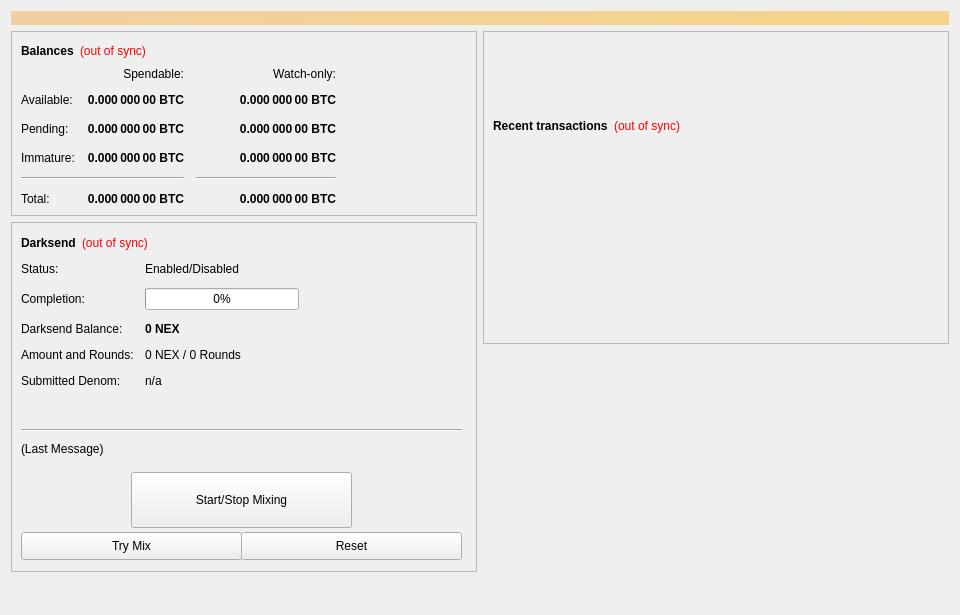
<?xml version="1.0" encoding="UTF-8"?>
<ui version="4.0">
 <class>OverviewPage</class>
 <widget class="QWidget" name="OverviewPage">
  <property name="geometry">
   <rect>
    <x>0</x>
    <y>0</y>
    <width>960</width>
    <height>615</height>
   </rect>
  </property>
  <property name="minimumSize">
   <size>
    <width>960</width>
    <height>0</height>
   </size>
  </property>
  <property name="windowTitle">
   <string>Form</string>
  </property>
  <layout class="QVBoxLayout" name="topLayout">
   <item>
    <widget class="QLabel" name="labelAlerts">
     <property name="visible">
      <bool>false</bool>
     </property>
     <property name="styleSheet">
      <string notr="true">background-color: qlineargradient(x1: 0, y1: 0, x2: 1, y2: 0, stop:0 #F0D0A0, stop:1 #F8D488); color:#000000;</string>
     </property>
     <property name="wordWrap">
      <bool>true</bool>
     </property>
     <property name="margin">
      <number>3</number>
     </property>
    </widget>
   </item>
   <item>
    <layout class="QHBoxLayout" name="horizontalLayout" stretch="1,1">
     <item>
      <layout class="QVBoxLayout" name="verticalLayout_2">
       <item>
        <widget class="QFrame" name="frame">
         <property name="frameShape">
          <enum>QFrame::StyledPanel</enum>
         </property>
         <property name="frameShadow">
          <enum>QFrame::Raised</enum>
         </property>
         <layout class="QVBoxLayout" name="verticalLayout_4">
          <item>
           <layout class="QHBoxLayout" name="horizontalLayout_4">
            <item>
             <widget class="QLabel" name="label_5">
              <property name="font">
               <font>
                <weight>75</weight>
                <bold>true</bold>
               </font>
              </property>
              <property name="text">
               <string>Balances</string>
              </property>
             </widget>
            </item>
            <item>
             <widget class="QLabel" name="labelWalletStatus">
              <property name="cursor">
               <cursorShape>WhatsThisCursor</cursorShape>
              </property>
              <property name="toolTip">
               <string>The displayed information may be out of date. Your wallet automatically synchronizes with the NEX network after a connection is established, but this process has not completed yet.</string>
              </property>
              <property name="styleSheet">
               <string notr="true">QLabel { color: red; }</string>
              </property>
              <property name="text">
               <string notr="true">(out of sync)</string>
              </property>
              <property name="alignment">
               <set>Qt::AlignLeading|Qt::AlignLeft|Qt::AlignVCenter</set>
              </property>
             </widget>
            </item>
            <item>
             <spacer name="horizontalSpacer_3">
              <property name="orientation">
               <enum>Qt::Horizontal</enum>
              </property>
              <property name="sizeHint" stdset="0">
               <size>
                <width>40</width>
                <height>20</height>
               </size>
              </property>
             </spacer>
            </item>
           </layout>
          </item>
          <item>
           <layout class="QGridLayout" name="gridLayout">
            <property name="spacing">
             <number>12</number>
            </property>
            <item row="2" column="2">
             <widget class="QLabel" name="labelWatchPending">
              <property name="font">
               <font>
                <weight>75</weight>
                <bold>true</bold>
               </font>
              </property>
              <property name="cursor">
               <cursorShape>IBeamCursor</cursorShape>
              </property>
              <property name="toolTip">
               <string>Unconfirmed transactions to watch-only addresses</string>
              </property>
              <property name="text">
               <string notr="true">0.000 000 00 BTC</string>
              </property>
              <property name="alignment">
               <set>Qt::AlignRight|Qt::AlignTrailing|Qt::AlignVCenter</set>
              </property>
              <property name="textInteractionFlags">
               <set>Qt::LinksAccessibleByMouse|Qt::TextSelectableByKeyboard|Qt::TextSelectableByMouse</set>
              </property>
             </widget>
            </item>
            <item row="2" column="1">
             <widget class="QLabel" name="labelUnconfirmed">
              <property name="font">
               <font>
                <weight>75</weight>
                <bold>true</bold>
               </font>
              </property>
              <property name="cursor">
               <cursorShape>IBeamCursor</cursorShape>
              </property>
              <property name="toolTip">
               <string>Total of transactions that have yet to be confirmed, and do not yet count toward the spendable balance</string>
              </property>
              <property name="text">
               <string notr="true">0.000 000 00 BTC</string>
              </property>
              <property name="alignment">
               <set>Qt::AlignRight|Qt::AlignTrailing|Qt::AlignVCenter</set>
              </property>
              <property name="textInteractionFlags">
               <set>Qt::LinksAccessibleByMouse|Qt::TextSelectableByKeyboard|Qt::TextSelectableByMouse</set>
              </property>
             </widget>
            </item>
            <item row="3" column="2">
             <widget class="QLabel" name="labelWatchImmature">
              <property name="font">
               <font>
                <weight>75</weight>
                <bold>true</bold>
               </font>
              </property>
              <property name="cursor">
               <cursorShape>IBeamCursor</cursorShape>
              </property>
              <property name="toolTip">
               <string>Staked or masternode rewards in watch-only addresses that has not yet matured</string>
              </property>
              <property name="text">
               <string notr="true">0.000 000 00 BTC</string>
              </property>
              <property name="alignment">
               <set>Qt::AlignRight|Qt::AlignTrailing|Qt::AlignVCenter</set>
              </property>
              <property name="textInteractionFlags">
               <set>Qt::LinksAccessibleByMouse|Qt::TextSelectableByKeyboard|Qt::TextSelectableByMouse</set>
              </property>
             </widget>
            </item>
            <item row="4" column="0" colspan="2">
             <widget class="Line" name="lineSpendableBalance">
              <property name="orientation">
               <enum>Qt::Horizontal</enum>
              </property>
             </widget>
            </item>
            <item row="4" column="2">
             <widget class="Line" name="lineWatchBalance">
              <property name="sizePolicy">
               <sizepolicy hsizetype="Preferred" vsizetype="Fixed">
                <horstretch>0</horstretch>
                <verstretch>0</verstretch>
               </sizepolicy>
              </property>
              <property name="minimumSize">
               <size>
                <width>140</width>
                <height>0</height>
               </size>
              </property>
              <property name="orientation">
               <enum>Qt::Horizontal</enum>
              </property>
             </widget>
            </item>
            <item row="5" column="0">
             <widget class="QLabel" name="labelTotalText">
              <property name="text">
               <string>Total:</string>
              </property>
             </widget>
            </item>
            <item row="3" column="1">
             <widget class="QLabel" name="labelImmature">
              <property name="font">
               <font>
                <weight>75</weight>
                <bold>true</bold>
               </font>
              </property>
              <property name="cursor">
               <cursorShape>IBeamCursor</cursorShape>
              </property>
              <property name="toolTip">
               <string>Staked or masternode rewards that has not yet matured</string>
              </property>
              <property name="text">
               <string notr="true">0.000 000 00 BTC</string>
              </property>
              <property name="alignment">
               <set>Qt::AlignRight|Qt::AlignTrailing|Qt::AlignVCenter</set>
              </property>
              <property name="textInteractionFlags">
               <set>Qt::LinksAccessibleByMouse|Qt::TextSelectableByKeyboard|Qt::TextSelectableByMouse</set>
              </property>
             </widget>
            </item>
            <item row="2" column="3">
             <spacer name="horizontalSpacer_2">
              <property name="orientation">
               <enum>Qt::Horizontal</enum>
              </property>
              <property name="sizeHint" stdset="0">
               <size>
                <width>40</width>
                <height>20</height>
               </size>
              </property>
             </spacer>
            </item>
            <item row="3" column="0">
             <widget class="QLabel" name="labelImmatureText">
              <property name="text">
               <string>Immature:</string>
              </property>
             </widget>
            </item>
            <item row="5" column="1">
             <widget class="QLabel" name="labelTotal">
              <property name="font">
               <font>
                <weight>75</weight>
                <bold>true</bold>
               </font>
              </property>
              <property name="cursor">
               <cursorShape>IBeamCursor</cursorShape>
              </property>
              <property name="toolTip">
               <string>Your current total balance</string>
              </property>
              <property name="text">
               <string notr="true">0.000 000 00 BTC</string>
              </property>
              <property name="alignment">
               <set>Qt::AlignRight|Qt::AlignTrailing|Qt::AlignVCenter</set>
              </property>
              <property name="textInteractionFlags">
               <set>Qt::LinksAccessibleByMouse|Qt::TextSelectableByKeyboard|Qt::TextSelectableByMouse</set>
              </property>
             </widget>
            </item>
            <item row="5" column="2">
             <widget class="QLabel" name="labelWatchTotal">
              <property name="font">
               <font>
                <weight>75</weight>
                <bold>true</bold>
               </font>
              </property>
              <property name="cursor">
               <cursorShape>IBeamCursor</cursorShape>
              </property>
              <property name="toolTip">
               <string>Current total balance in watch-only addresses</string>
              </property>
              <property name="text">
               <string notr="true">0.000 000 00 BTC</string>
              </property>
              <property name="alignment">
               <set>Qt::AlignRight|Qt::AlignTrailing|Qt::AlignVCenter</set>
              </property>
              <property name="textInteractionFlags">
               <set>Qt::LinksAccessibleByMouse|Qt::TextSelectableByKeyboard|Qt::TextSelectableByMouse</set>
              </property>
             </widget>
            </item>
            <item row="0" column="2">
             <widget class="QLabel" name="labelWatchonly">
              <property name="text">
               <string>Watch-only:</string>
              </property>
              <property name="alignment">
               <set>Qt::AlignRight|Qt::AlignTrailing|Qt::AlignVCenter</set>
              </property>
             </widget>
            </item>
            <item row="1" column="0">
             <widget class="QLabel" name="labelBalanceText">
              <property name="text">
               <string>Available:</string>
              </property>
             </widget>
            </item>
            <item row="1" column="1">
             <widget class="QLabel" name="labelBalance">
              <property name="font">
               <font>
                <weight>75</weight>
                <bold>true</bold>
               </font>
              </property>
              <property name="cursor">
               <cursorShape>IBeamCursor</cursorShape>
              </property>
              <property name="toolTip">
               <string>Your current spendable balance</string>
              </property>
              <property name="text">
               <string notr="true">0.000 000 00 BTC</string>
              </property>
              <property name="alignment">
               <set>Qt::AlignRight|Qt::AlignTrailing|Qt::AlignVCenter</set>
              </property>
              <property name="textInteractionFlags">
               <set>Qt::LinksAccessibleByMouse|Qt::TextSelectableByKeyboard|Qt::TextSelectableByMouse</set>
              </property>
             </widget>
            </item>
            <item row="1" column="2">
             <widget class="QLabel" name="labelWatchAvailable">
              <property name="font">
               <font>
                <weight>75</weight>
                <bold>true</bold>
               </font>
              </property>
              <property name="cursor">
               <cursorShape>IBeamCursor</cursorShape>
              </property>
              <property name="toolTip">
               <string>Your current balance in watch-only addresses</string>
              </property>
              <property name="text">
               <string notr="true">0.000 000 00 BTC</string>
              </property>
              <property name="alignment">
               <set>Qt::AlignRight|Qt::AlignTrailing|Qt::AlignVCenter</set>
              </property>
              <property name="textInteractionFlags">
               <set>Qt::LinksAccessibleByMouse|Qt::TextSelectableByKeyboard|Qt::TextSelectableByMouse</set>
              </property>
             </widget>
            </item>
            <item row="2" column="0">
             <widget class="QLabel" name="labelPendingText">
              <property name="text">
               <string>Pending:</string>
              </property>
             </widget>
            </item>
            <item row="0" column="1">
             <widget class="QLabel" name="labelSpendable">
              <property name="text">
               <string>Spendable:</string>
              </property>
              <property name="alignment">
               <set>Qt::AlignRight|Qt::AlignTrailing|Qt::AlignVCenter</set>
              </property>
             </widget>
            </item>
           </layout>
          </item>
         </layout>
        </widget>
       </item>
       <item>
        <widget class="QFrame" name="frameDarksend">
         <property name="minimumSize">
          <size>
           <width>0</width>
           <height>350</height>
          </size>
         </property>
         <property name="layoutDirection">
          <enum>Qt::LeftToRight</enum>
         </property>
         <property name="frameShape">
          <enum>QFrame::StyledPanel</enum>
         </property>
         <property name="frameShadow">
          <enum>QFrame::Raised</enum>
         </property>
         <widget class="QWidget" name="formLayoutWidget">
          <property name="geometry">
           <rect>
            <x>10</x>
            <y>40</y>
            <width>451</width>
            <height>161</height>
           </rect>
          </property>
          <layout class="QFormLayout" name="formLayout">
           <property name="fieldGrowthPolicy">
            <enum>QFormLayout::AllNonFixedFieldsGrow</enum>
           </property>
           <property name="horizontalSpacing">
            <number>11</number>
           </property>
           <property name="verticalSpacing">
            <number>12</number>
           </property>
           <item row="0" column="0">
            <widget class="QLabel" name="label_6">
             <property name="text">
              <string>Status:</string>
             </property>
            </widget>
           </item>
           <item row="1" column="0">
            <widget class="QLabel" name="label_7">
             <property name="text">
              <string>Completion:</string>
             </property>
            </widget>
           </item>
           <item row="1" column="1">
            <widget class="QProgressBar" name="DarksendProgress">
             <property name="maximumSize">
              <size>
               <width>154</width>
               <height>16777215</height>
              </size>
             </property>
             <property name="value">
              <number>0</number>
             </property>
            </widget>
           </item>
           <item row="2" column="0">
            <widget class="QLabel" name="labelAnonymizedText">
             <property name="text">
              <string>Darksend Balance:</string>
             </property>
            </widget>
           </item>
           <item row="2" column="1">
            <widget class="QLabel" name="labelAnonymized">
             <property name="font">
              <font>
               <weight>75</weight>
               <bold>true</bold>
              </font>
             </property>
             <property name="text">
              <string notr="true">0 NEX</string>
             </property>
            </widget>
           </item>
           <item row="3" column="0">
            <widget class="QLabel" name="label_8">
             <property name="text">
              <string>Amount and Rounds:</string>
             </property>
            </widget>
           </item>
           <item row="3" column="1">
            <widget class="QLabel" name="labelAmountRounds">
             <property name="text">
              <string>0 NEX / 0 Rounds</string>
             </property>
            </widget>
           </item>
           <item row="4" column="0">
            <widget class="QLabel" name="label_9">
             <property name="text">
              <string>Submitted Denom:</string>
             </property>
            </widget>
           </item>
           <item row="4" column="1">
            <widget class="QLabel" name="labelSubmittedDenom">
             <property name="toolTip">
              <string>The denominations you submitted to the Masternode.&lt;br&gt;To mix, other users must submit the exact same denominations.</string>
             </property>
             <property name="text">
              <string>n/a</string>
             </property>
            </widget>
           </item>
           <item row="0" column="1">
            <widget class="QLabel" name="DarksendEnabled">
             <property name="text">
              <string>Enabled/Disabled</string>
             </property>
            </widget>
           </item>
          </layout>
         </widget>
         <widget class="QPushButton" name="runAutoDenom">
          <property name="geometry">
           <rect>
            <x>251</x>
            <y>17</y>
            <width>1</width>
            <height>1</height>
           </rect>
          </property>
          <property name="palette">
           <palette>
            <active>
             <colorrole role="WindowText">
              <brush brushstyle="SolidPattern">
               <color alpha="255">
                <red>0</red>
                <green>0</green>
                <blue>0</blue>
               </color>
              </brush>
             </colorrole>
             <colorrole role="Button">
              <brush brushstyle="SolidPattern">
               <color alpha="255">
                <red>239</red>
                <green>238</green>
                <blue>238</blue>
               </color>
              </brush>
             </colorrole>
             <colorrole role="Light">
              <brush brushstyle="SolidPattern">
               <color alpha="255">
                <red>255</red>
                <green>255</green>
                <blue>255</blue>
               </color>
              </brush>
             </colorrole>
             <colorrole role="Midlight">
              <brush brushstyle="SolidPattern">
               <color alpha="255">
                <red>247</red>
                <green>246</green>
                <blue>246</blue>
               </color>
              </brush>
             </colorrole>
             <colorrole role="Dark">
              <brush brushstyle="SolidPattern">
               <color alpha="255">
                <red>119</red>
                <green>119</green>
                <blue>119</blue>
               </color>
              </brush>
             </colorrole>
             <colorrole role="Mid">
              <brush brushstyle="SolidPattern">
               <color alpha="255">
                <red>159</red>
                <green>159</green>
                <blue>159</blue>
               </color>
              </brush>
             </colorrole>
             <colorrole role="Text">
              <brush brushstyle="SolidPattern">
               <color alpha="255">
                <red>0</red>
                <green>0</green>
                <blue>0</blue>
               </color>
              </brush>
             </colorrole>
             <colorrole role="BrightText">
              <brush brushstyle="SolidPattern">
               <color alpha="255">
                <red>255</red>
                <green>255</green>
                <blue>255</blue>
               </color>
              </brush>
             </colorrole>
             <colorrole role="ButtonText">
              <brush brushstyle="SolidPattern">
               <color alpha="255">
                <red>0</red>
                <green>0</green>
                <blue>0</blue>
               </color>
              </brush>
             </colorrole>
             <colorrole role="Base">
              <brush brushstyle="SolidPattern">
               <color alpha="255">
                <red>255</red>
                <green>255</green>
                <blue>255</blue>
               </color>
              </brush>
             </colorrole>
             <colorrole role="Window">
              <brush brushstyle="SolidPattern">
               <color alpha="255">
                <red>239</red>
                <green>238</green>
                <blue>238</blue>
               </color>
              </brush>
             </colorrole>
             <colorrole role="Shadow">
              <brush brushstyle="SolidPattern">
               <color alpha="255">
                <red>0</red>
                <green>0</green>
                <blue>0</blue>
               </color>
              </brush>
             </colorrole>
             <colorrole role="AlternateBase">
              <brush brushstyle="SolidPattern">
               <color alpha="255">
                <red>247</red>
                <green>246</green>
                <blue>246</blue>
               </color>
              </brush>
             </colorrole>
             <colorrole role="ToolTipBase">
              <brush brushstyle="SolidPattern">
               <color alpha="255">
                <red>255</red>
                <green>255</green>
                <blue>220</blue>
               </color>
              </brush>
             </colorrole>
             <colorrole role="ToolTipText">
              <brush brushstyle="SolidPattern">
               <color alpha="255">
                <red>0</red>
                <green>0</green>
                <blue>0</blue>
               </color>
              </brush>
             </colorrole>
            </active>
            <inactive>
             <colorrole role="WindowText">
              <brush brushstyle="SolidPattern">
               <color alpha="255">
                <red>0</red>
                <green>0</green>
                <blue>0</blue>
               </color>
              </brush>
             </colorrole>
             <colorrole role="Button">
              <brush brushstyle="SolidPattern">
               <color alpha="255">
                <red>239</red>
                <green>238</green>
                <blue>238</blue>
               </color>
              </brush>
             </colorrole>
             <colorrole role="Light">
              <brush brushstyle="SolidPattern">
               <color alpha="255">
                <red>255</red>
                <green>255</green>
                <blue>255</blue>
               </color>
              </brush>
             </colorrole>
             <colorrole role="Midlight">
              <brush brushstyle="SolidPattern">
               <color alpha="255">
                <red>247</red>
                <green>246</green>
                <blue>246</blue>
               </color>
              </brush>
             </colorrole>
             <colorrole role="Dark">
              <brush brushstyle="SolidPattern">
               <color alpha="255">
                <red>119</red>
                <green>119</green>
                <blue>119</blue>
               </color>
              </brush>
             </colorrole>
             <colorrole role="Mid">
              <brush brushstyle="SolidPattern">
               <color alpha="255">
                <red>159</red>
                <green>159</green>
                <blue>159</blue>
               </color>
              </brush>
             </colorrole>
             <colorrole role="Text">
              <brush brushstyle="SolidPattern">
               <color alpha="255">
                <red>0</red>
                <green>0</green>
                <blue>0</blue>
               </color>
              </brush>
             </colorrole>
             <colorrole role="BrightText">
              <brush brushstyle="SolidPattern">
               <color alpha="255">
                <red>255</red>
                <green>255</green>
                <blue>255</blue>
               </color>
              </brush>
             </colorrole>
             <colorrole role="ButtonText">
              <brush brushstyle="SolidPattern">
               <color alpha="255">
                <red>0</red>
                <green>0</green>
                <blue>0</blue>
               </color>
              </brush>
             </colorrole>
             <colorrole role="Base">
              <brush brushstyle="SolidPattern">
               <color alpha="255">
                <red>255</red>
                <green>255</green>
                <blue>255</blue>
               </color>
              </brush>
             </colorrole>
             <colorrole role="Window">
              <brush brushstyle="SolidPattern">
               <color alpha="255">
                <red>239</red>
                <green>238</green>
                <blue>238</blue>
               </color>
              </brush>
             </colorrole>
             <colorrole role="Shadow">
              <brush brushstyle="SolidPattern">
               <color alpha="255">
                <red>0</red>
                <green>0</green>
                <blue>0</blue>
               </color>
              </brush>
             </colorrole>
             <colorrole role="AlternateBase">
              <brush brushstyle="SolidPattern">
               <color alpha="255">
                <red>247</red>
                <green>246</green>
                <blue>246</blue>
               </color>
              </brush>
             </colorrole>
             <colorrole role="ToolTipBase">
              <brush brushstyle="SolidPattern">
               <color alpha="255">
                <red>255</red>
                <green>255</green>
                <blue>220</blue>
               </color>
              </brush>
             </colorrole>
             <colorrole role="ToolTipText">
              <brush brushstyle="SolidPattern">
               <color alpha="255">
                <red>0</red>
                <green>0</green>
                <blue>0</blue>
               </color>
              </brush>
             </colorrole>
            </inactive>
            <disabled>
             <colorrole role="WindowText">
              <brush brushstyle="SolidPattern">
               <color alpha="255">
                <red>119</red>
                <green>119</green>
                <blue>119</blue>
               </color>
              </brush>
             </colorrole>
             <colorrole role="Button">
              <brush brushstyle="SolidPattern">
               <color alpha="255">
                <red>239</red>
                <green>238</green>
                <blue>238</blue>
               </color>
              </brush>
             </colorrole>
             <colorrole role="Light">
              <brush brushstyle="SolidPattern">
               <color alpha="255">
                <red>255</red>
                <green>255</green>
                <blue>255</blue>
               </color>
              </brush>
             </colorrole>
             <colorrole role="Midlight">
              <brush brushstyle="SolidPattern">
               <color alpha="255">
                <red>247</red>
                <green>246</green>
                <blue>246</blue>
               </color>
              </brush>
             </colorrole>
             <colorrole role="Dark">
              <brush brushstyle="SolidPattern">
               <color alpha="255">
                <red>119</red>
                <green>119</green>
                <blue>119</blue>
               </color>
              </brush>
             </colorrole>
             <colorrole role="Mid">
              <brush brushstyle="SolidPattern">
               <color alpha="255">
                <red>159</red>
                <green>159</green>
                <blue>159</blue>
               </color>
              </brush>
             </colorrole>
             <colorrole role="Text">
              <brush brushstyle="SolidPattern">
               <color alpha="255">
                <red>119</red>
                <green>119</green>
                <blue>119</blue>
               </color>
              </brush>
             </colorrole>
             <colorrole role="BrightText">
              <brush brushstyle="SolidPattern">
               <color alpha="255">
                <red>255</red>
                <green>255</green>
                <blue>255</blue>
               </color>
              </brush>
             </colorrole>
             <colorrole role="ButtonText">
              <brush brushstyle="SolidPattern">
               <color alpha="255">
                <red>119</red>
                <green>119</green>
                <blue>119</blue>
               </color>
              </brush>
             </colorrole>
             <colorrole role="Base">
              <brush brushstyle="SolidPattern">
               <color alpha="255">
                <red>239</red>
                <green>238</green>
                <blue>238</blue>
               </color>
              </brush>
             </colorrole>
             <colorrole role="Window">
              <brush brushstyle="SolidPattern">
               <color alpha="255">
                <red>239</red>
                <green>238</green>
                <blue>238</blue>
               </color>
              </brush>
             </colorrole>
             <colorrole role="Shadow">
              <brush brushstyle="SolidPattern">
               <color alpha="255">
                <red>0</red>
                <green>0</green>
                <blue>0</blue>
               </color>
              </brush>
             </colorrole>
             <colorrole role="AlternateBase">
              <brush brushstyle="SolidPattern">
               <color alpha="255">
                <red>239</red>
                <green>238</green>
                <blue>238</blue>
               </color>
              </brush>
             </colorrole>
             <colorrole role="ToolTipBase">
              <brush brushstyle="SolidPattern">
               <color alpha="255">
                <red>255</red>
                <green>255</green>
                <blue>220</blue>
               </color>
              </brush>
             </colorrole>
             <colorrole role="ToolTipText">
              <brush brushstyle="SolidPattern">
               <color alpha="255">
                <red>0</red>
                <green>0</green>
                <blue>0</blue>
               </color>
              </brush>
             </colorrole>
            </disabled>
           </palette>
          </property>
          <property name="focusPolicy">
           <enum>Qt::NoFocus</enum>
          </property>
          <property name="autoFillBackground">
           <bool>true</bool>
          </property>
          <property name="text">
           <string/>
          </property>
          <property name="flat">
           <bool>true</bool>
          </property>
         </widget>
         <widget class="QPushButton" name="toggleDarksend">
          <property name="geometry">
           <rect>
            <x>120</x>
            <y>250</y>
            <width>221</width>
            <height>56</height>
           </rect>
          </property>
          <property name="sizePolicy">
           <sizepolicy hsizetype="MinimumExpanding" vsizetype="Fixed">
            <horstretch>0</horstretch>
            <verstretch>0</verstretch>
           </sizepolicy>
          </property>
          <property name="text">
           <string>Start/Stop Mixing</string>
          </property>
         </widget>
         <widget class="Line" name="lineLastMessage">
          <property name="geometry">
           <rect>
            <x>10</x>
            <y>200</y>
            <width>441</width>
            <height>16</height>
           </rect>
          </property>
          <property name="orientation">
           <enum>Qt::Horizontal</enum>
          </property>
         </widget>
         <widget class="QLabel" name="DarksendStatus">
          <property name="geometry">
           <rect>
            <x>10</x>
            <y>220</y>
            <width>451</width>
            <height>61</height>
           </rect>
          </property>
          <property name="minimumSize">
           <size>
            <width>288</width>
            <height>43</height>
           </size>
          </property>
          <property name="text">
           <string>(Last Message)</string>
          </property>
          <property name="alignment">
           <set>Qt::AlignLeading|Qt::AlignLeft|Qt::AlignTop</set>
          </property>
          <property name="wordWrap">
           <bool>true</bool>
          </property>
         </widget>
         <widget class="QPushButton" name="DarksendAuto">
          <property name="geometry">
           <rect>
            <x>10</x>
            <y>310</y>
            <width>221</width>
            <height>28</height>
           </rect>
          </property>
          <property name="sizePolicy">
           <sizepolicy hsizetype="MinimumExpanding" vsizetype="Fixed">
            <horstretch>0</horstretch>
            <verstretch>0</verstretch>
           </sizepolicy>
          </property>
          <property name="toolTip">
           <string>Try to manually submit a Darksend request.</string>
          </property>
          <property name="text">
           <string>Try Mix</string>
          </property>
         </widget>
         <widget class="QPushButton" name="DarksendReset">
          <property name="geometry">
           <rect>
            <x>230</x>
            <y>310</y>
            <width>221</width>
            <height>28</height>
           </rect>
          </property>
          <property name="sizePolicy">
           <sizepolicy hsizetype="MinimumExpanding" vsizetype="Fixed">
            <horstretch>0</horstretch>
            <verstretch>0</verstretch>
           </sizepolicy>
          </property>
          <property name="toolTip">
           <string>Reset the current status of Darksend (can interrupt Darksend if it's in the process of Mixing, which can cost you money!)</string>
          </property>
          <property name="autoFillBackground">
           <bool>false</bool>
          </property>
          <property name="text">
           <string>Reset</string>
          </property>
         </widget>
         <widget class="QWidget" name="layoutWidget">
          <property name="geometry">
           <rect>
            <x>10</x>
            <y>10</y>
            <width>431</width>
            <height>22</height>
           </rect>
          </property>
          <layout class="QHBoxLayout" name="horizontalLayout_5">
           <item>
            <widget class="QLabel" name="label_2">
             <property name="font">
              <font>
               <weight>75</weight>
               <bold>true</bold>
              </font>
             </property>
             <property name="text">
              <string>Darksend</string>
             </property>
            </widget>
           </item>
           <item>
            <widget class="QLabel" name="labelDarksendSyncStatus">
             <property name="toolTip">
              <string>The displayed information may be out of date. Your wallet automatically synchronizes with the NEX network after a connection is established, but this process has not completed yet.</string>
             </property>
             <property name="styleSheet">
              <string notr="true">QLabel { color: red; }</string>
             </property>
             <property name="text">
              <string notr="true">(out of sync)</string>
             </property>
             <property name="alignment">
              <set>Qt::AlignLeading|Qt::AlignLeft|Qt::AlignVCenter</set>
             </property>
            </widget>
           </item>
           <item>
            <spacer name="horizontalSpacer_4">
             <property name="orientation">
              <enum>Qt::Horizontal</enum>
             </property>
             <property name="sizeHint" stdset="0">
              <size>
               <width>40</width>
               <height>20</height>
              </size>
             </property>
            </spacer>
           </item>
          </layout>
         </widget>
        </widget>
       </item>
       <item>
        <spacer name="verticalSpacer">
         <property name="orientation">
          <enum>Qt::Vertical</enum>
         </property>
         <property name="sizeHint" stdset="0">
          <size>
           <width>20</width>
           <height>40</height>
          </size>
         </property>
        </spacer>
       </item>
      </layout>
     </item>
     <item>
      <layout class="QVBoxLayout" name="verticalLayout_3">
       <item>
        <widget class="QFrame" name="frame_2">
         <property name="frameShape">
          <enum>QFrame::StyledPanel</enum>
         </property>
         <property name="frameShadow">
          <enum>QFrame::Raised</enum>
         </property>
         <layout class="QVBoxLayout" name="verticalLayout">
          <item>
           <spacer name="verticalSpacer_3">
            <property name="orientation">
             <enum>Qt::Vertical</enum>
            </property>
            <property name="sizeType">
             <enum>QSizePolicy::Fixed</enum>
            </property>
            <property name="sizeHint" stdset="0">
             <size>
              <width>20</width>
              <height>75</height>
             </size>
            </property>
           </spacer>
          </item>
          <item>
           <layout class="QHBoxLayout" name="horizontalLayout_2">
            <item>
             <widget class="QLabel" name="label_4">
              <property name="font">
               <font>
                <weight>75</weight>
                <bold>true</bold>
               </font>
              </property>
              <property name="text">
               <string>Recent transactions</string>
              </property>
             </widget>
            </item>
            <item>
             <widget class="QLabel" name="labelTransactionsStatus">
              <property name="cursor">
               <cursorShape>WhatsThisCursor</cursorShape>
              </property>
              <property name="toolTip">
               <string>The displayed information may be out of date. Your wallet automatically synchronizes with the NEX network after a connection is established, but this process has not completed yet.</string>
              </property>
              <property name="styleSheet">
               <string notr="true">QLabel { color: red; }</string>
              </property>
              <property name="text">
               <string notr="true">(out of sync)</string>
              </property>
              <property name="alignment">
               <set>Qt::AlignRight|Qt::AlignTrailing|Qt::AlignVCenter</set>
              </property>
             </widget>
            </item>
            <item>
             <spacer name="horizontalSpacer">
              <property name="orientation">
               <enum>Qt::Horizontal</enum>
              </property>
              <property name="sizeHint" stdset="0">
               <size>
                <width>40</width>
                <height>20</height>
               </size>
              </property>
             </spacer>
            </item>
           </layout>
          </item>
          <item>
           <widget class="QListView" name="listTransactions">
            <property name="styleSheet">
             <string notr="true">QListView { background: transparent; }</string>
            </property>
            <property name="frameShape">
             <enum>QFrame::NoFrame</enum>
            </property>
            <property name="verticalScrollBarPolicy">
             <enum>Qt::ScrollBarAlwaysOff</enum>
            </property>
            <property name="horizontalScrollBarPolicy">
             <enum>Qt::ScrollBarAlwaysOff</enum>
            </property>
            <property name="selectionMode">
             <enum>QAbstractItemView::NoSelection</enum>
            </property>
           </widget>
          </item>
         </layout>
        </widget>
       </item>
       <item>
        <spacer name="verticalSpacer_2">
         <property name="orientation">
          <enum>Qt::Vertical</enum>
         </property>
         <property name="sizeType">
          <enum>QSizePolicy::Expanding</enum>
         </property>
         <property name="sizeHint" stdset="0">
          <size>
           <width>20</width>
           <height>40</height>
          </size>
         </property>
        </spacer>
       </item>
      </layout>
     </item>
    </layout>
   </item>
  </layout>
 </widget>
 <resources/>
 <connections/>
</ui>
